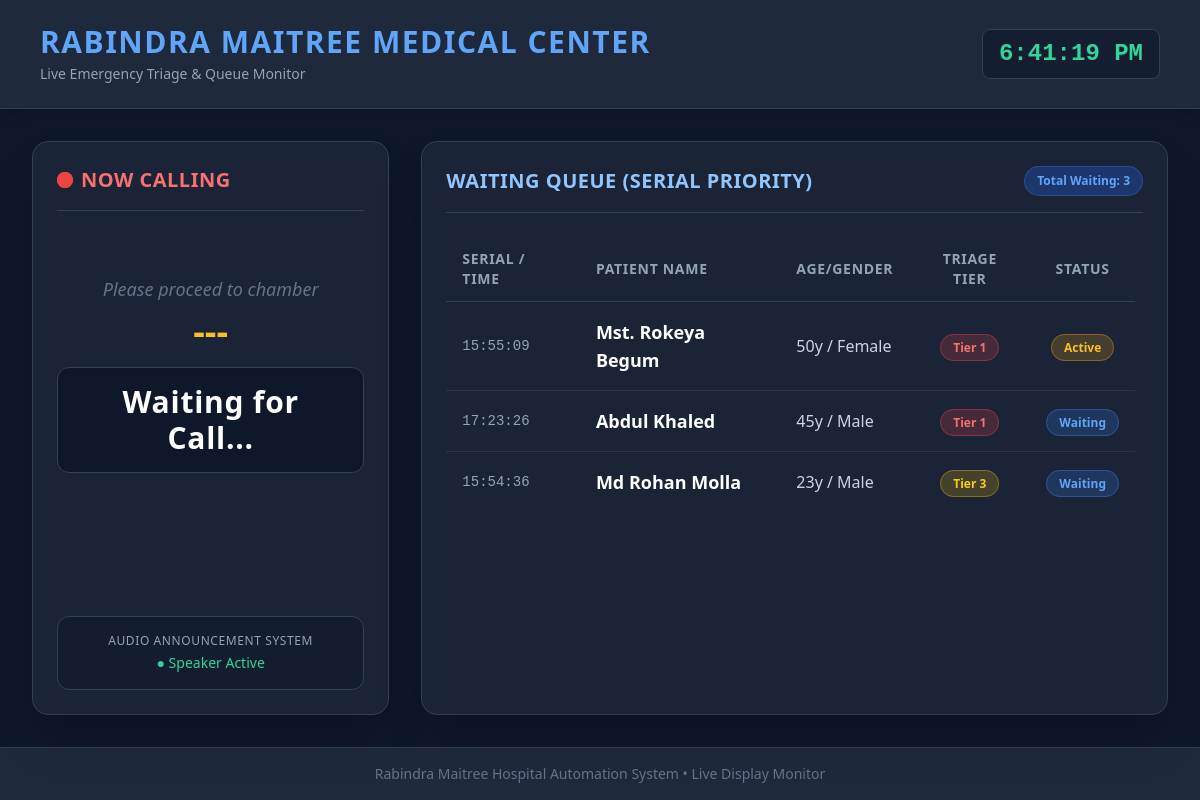
/tv-display, run on the app's committed database.
### app.py (models this page shows)
class Patient(db.Model):
    id = db.Column(db.Integer, primary_key=True)
    name = db.Column(db.String(100), nullable=False)
    age = db.Column(db.Integer, nullable=False)
    gender = db.Column(db.String(10), nullable=False)
    bp_sys = db.Column(db.Integer, nullable=False)
    bp_dia = db.Column(db.Integer, nullable=False)
    spo2 = db.Column(db.Integer, nullable=False)
    pulse = db.Column(db.Integer, nullable=False)
    temperature = db.Column(db.Float, nullable=False)
    triage_priority = db.Column(db.Integer, nullable=False)
    status = db.Column(db.String(20), default='Waiting') # Waiting, Active, Completed
    assigned_chamber = db.Column(db.String(50), nullable=True)
    arrival_time = db.Column(db.DateTime, default=datetime.utcnow)

### app.py (the view)
@app.route('/tv-display')
def tv_display():
    patients = Patient.query.filter(Patient.status != 'Completed').order_by(Patient.triage_priority.asc(), Patient.arrival_time.asc()).all()
    return render_template('tv_display.html', patients=patients)

### templates/tv_display.html (shortened to what this page needs)
<!DOCTYPE html>
<html lang="en">
<head>
    <script src="https://cdn.tailwindcss.com"></script>
</head>
<body class="bg-slate-900 text-white min-h-screen flex flex-col justify-between">
    <header class="bg-slate-800 border-b border-slate-700 py-6 px-10 shadow-lg flex justify-between items-center">
        <div>
            <h1 class="text-3xl font-extrabold tracking-wider text-blue-400">RABINDRA MAITREE MEDICAL CENTER</h1>
            <p class="text-slate-400 text-sm mt-1">Live Emergency Triage & Queue Monitor</p>
        </div>
        <div id="live-clock" class="text-2xl font-mono text-emerald-400 font-semibold bg-slate-900/60 px-4 py-2 rounded-lg border border-slate-700">
        </div>
    </header>
    <main class="flex-grow p-8 grid grid-cols-1 lg:grid-cols-3 gap-8">
        <div class="lg:col-span-1 bg-slate-800/80 backdrop-blur border border-slate-700 rounded-2xl p-6 shadow-2xl flex flex-col justify-between">
            <div>
                <div class="flex items-center space-x-2 border-b border-slate-700 pb-4 mb-6">
                    <span class="relative flex h-4 w-4">
                      <span class="relative inline-flex rounded-full h-4 w-4 bg-red-500"></span>
                    </span>
                    <h2 class="text-xl font-bold text-red-400 uppercase tracking-wide">Now Calling</h2>
                </div>
                <div id="active-patient-box" class="text-center py-10">
                    <div class="text-slate-500 text-lg italic mb-2">Please proceed to chamber</div>
                    <div id="active-chamber" class="text-4xl font-extrabold text-amber-400 mb-4">---</div>
                    <div id="active-name" class="text-3xl font-bold text-white tracking-wide bg-slate-900 py-4 px-6 rounded-xl border border-slate-700 shadow-inner">
                        Waiting for Call...
                    </div>
                </div>
            </div>
            <div class="bg-slate-900/50 p-4 rounded-xl border border-slate-700 text-center">
                <p class="text-xs text-slate-400 uppercase tracking-wider">Audio Announcement System</p>
                <p class="text-sm text-emerald-400 font-medium mt-1">● Speaker Active</p>
            </div>
        </div>
        <div class="lg:col-span-2 bg-slate-800/80 backdrop-blur border border-slate-700 rounded-2xl p-6 shadow-2xl flex flex-col">
            <div class="flex justify-between items-center border-b border-slate-700 pb-4 mb-6">
                <h2 class="text-xl font-bold text-blue-300 uppercase tracking-wide">Waiting Queue (Serial Priority)</h2>
                <span class="bg-blue-600/30 text-blue-400 text-xs font-semibold px-3 py-1.5 rounded-full border border-blue-500/30">
                    Total Waiting: <span id="waiting-count">{{ patients|length }}</span>
                </span>
            </div>
            <div class="overflow-y-auto max-h-[500px] pr-2">
                <table class="w-full text-left border-collapse">
                    <thead>
                        <tr class="text-slate-400 border-b border-slate-700 text-sm uppercase tracking-wider">
                            <th class="py-3 px-4">Serial / Time</th>
                            <th class="py-3 px-4">Patient Name</th>
                            <th class="py-3 px-4">Age/Gender</th>
                            <th class="py-3 px-4 text-center">Triage Tier</th>
                            <th class="py-3 px-4 text-center">Status</th>
                        </tr>
                    </thead>
                    <tbody id="queue-table-body" class="divide-y divide-slate-700/60">
                        {% for patient in patients %}
                        <tr class="hover:bg-slate-700/30 transition-colors">
                            <td class="py-4 px-4 font-mono text-sm text-slate-400">
                                {{ patient.arrival_time.strftime('%H:%M:%S') }}
                            </td>
                            <td class="py-4 px-4 font-semibold text-white text-lg">
                                {{ patient.name }}
                            </td>
                            <td class="py-4 px-4 text-slate-300">
                                {{ patient.age }}y / {{ patient.gender }}
                            </td>
                            <td class="py-4 px-4 text-center">
                                <span class="px-3 py-1 rounded-full text-xs font-bold
                                    {% if patient.triage_priority == 1 %} bg-red-500/20 text-red-400 border border-red-500/40
                                    {% elif patient.triage_priority == 2 %} bg-orange-500/20 text-orange-400 border border-orange-500/40
                                    {% elif patient.triage_priority == 3 %} bg-yellow-500/20 text-yellow-400 border border-yellow-500/40
                                    {% else %} bg-emerald-500/20 text-emerald-400 border border-emerald-500/40 {% endif %}">
                                    Tier {{ patient.triage_priority }}
                                </span>
                            </td>
                            <td class="py-4 px-4 text-center">
                                <span class="px-3 py-1 rounded-full text-xs font-semibold
                                    {% if patient.status == 'Active' %} bg-amber-500/20 text-amber-400 border border-amber-500/40 animate-pulse
                                    {% else %} bg-blue-500/20 text-blue-400 border border-blue-500/40 {% endif %}">
                                    {{ patient.status }}
                                </span>
                            </td>
                        </tr>
                        {% else %}
                        <tr>
                            <td colspan="5" class="text-center py-10 text-slate-500 italic">No patients currently in queue.</td>
                        </tr>
                        {% endfor %}
                    </tbody>
                </table>
            </div>
        </div>
    </main>
    <footer class="bg-slate-800 border-t border-slate-700 py-4 px-10 text-center text-slate-500 text-sm">
        Rabindra Maitree Hospital Automation System &bull; Live Display Monitor
    </footer>
</body>
</html>

### data on the page
Patient: arrival_time "15:55:09", name "Mst. Rokeya Begum", age "50", gender "Female", triage_priority "1", status "Active"
Patient: arrival_time "17:23:26", name "Abdul Khaled", age "45", gender "Male", triage_priority "1", status "Waiting"
Patient: arrival_time "15:54:36", name "Md Rohan Molla", age "23", gender "Male", triage_priority "3", status "Waiting"

### other printed values
{{ patients|length }} "3"
